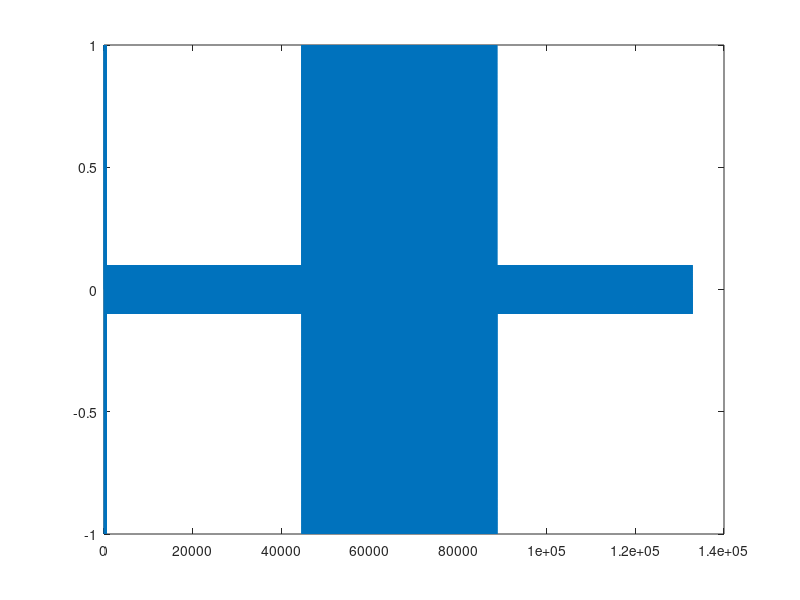

Recreate this plot in MATLAB. (Note: this script raises an error after producing the figure.)
%tdiff.m                    generate input test wave for compression lab
fs=44100.0;			%set sampling rate
freq=800.0;			%frequency
highlev=1.0;
lowlev=0.1;			%low level at -20dB
hightime=0.0125;	%12.5 mS for burst signal
lowtime=1.0;		%1 second for recovery


burstnum=round(hightime*freq);  %number of cycles during burst

short=sin(linspace(0,burstnum*2*pi,round(burstnum/freq*fs)));
short=short(1:end-1); %leave off last zero

lownum=round(lowtime*freq);
long=sin(linspace(0,lownum*2*pi,round(lownum/freq*fs)));
long=long(1:end-1);

short2=[short short];
short4=[short2 short2];
short8=[short4 short4];
short16=[short8 short8];
short32=[short16 short16];
short64=[short32 short32];

tdiffsig=[highlev*short lowlev*long highlev*long lowlev*long];

plot(tdiffsig)

wavwrite(tdiffsig,44100,16,'tdiff.wav');
